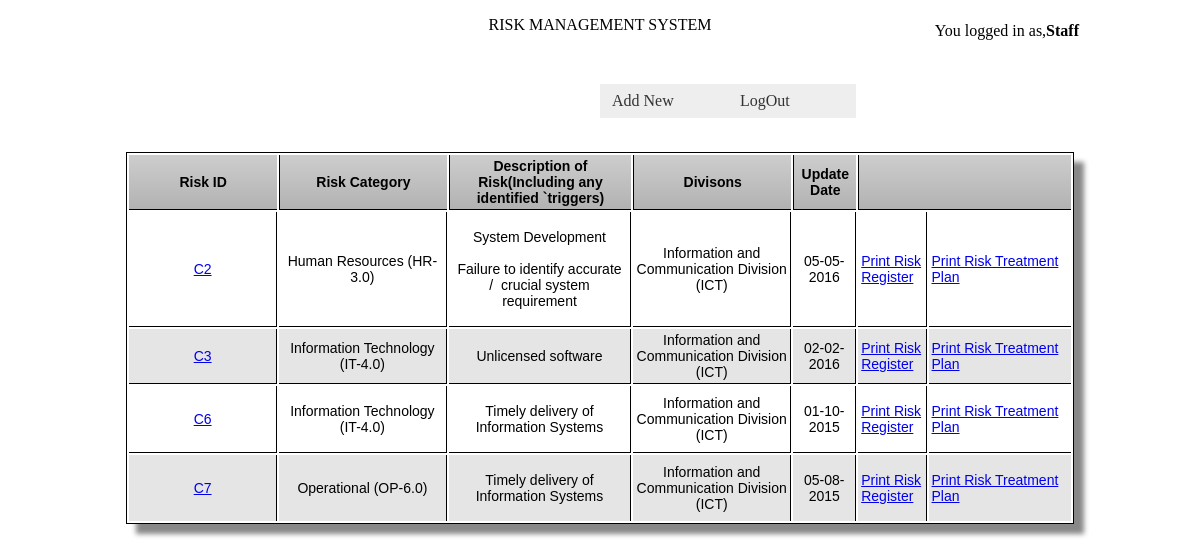
Page /StaffPage.php?accesscheck=/AdminHomePage.php (signed in) on the committed database.
### tables this page shows
CREATE TABLE `risk` (
  `RiskID` varchar(255) NOT NULL,
  `Obejective` varchar(255) NOT NULL,
  `Category` varchar(255) NOT NULL,
  `Description` varchar(255) NOT NULL,
  `Division` varchar(255) NOT NULL,
  `Unit` varchar(255) NOT NULL,
  `Cause` varchar(255) NOT NULL,
  `EffectImpact` varchar(255) NOT NULL,
  `AssestmentLikelihood` varchar(255) NOT NULL,
  `AssestmentImpact` varchar(255) NOT NULL,
  `Level` varchar(255) NOT NULL,
  `ExistionCurrentControls` varchar(255) NOT NULL,
  `TreatRisk` varchar(255) NOT NULL,
  `AssessmentLikelihoodResidualRisk` int(255) NOT NULL,
  `AssessmentOfImpactResidualRisk` int(255) NOT NULL,
  `RiskLevelResidual` int(255) NOT NULL,
  `MitigationStrategy` mediumtext NOT NULL,
  `Priorotisation` varchar(255) NOT NULL,
  `LeadResponsibility` varchar(255) NOT NULL,
  `MitigationActionDueDate` mediumtext NOT NULL,
  `TreatmentPlanStatus` varchar(255) NOT NULL,
  `ActionPlan` varchar(255) NOT NULL,
  `ActionPlanStatus` varchar(255) NOT NULL,
  `OriginalLevel` varchar(255) NOT NULL,
  `OriginalDate` varchar(255) NOT NULL,
  `PreviousLevel` varchar(255) NOT NULL,
  `PreviousDate` date NOT NULL,
  `CurrentLevel` varchar(255) NOT NULL,
  `CurrentDate` date NOT NULL,
  `RecordStatus` varchar(255) NOT NULL,
  `DateRegister` varchar(255) NOT NULL
);

### StaffPage.php (the view, shortened to what this page needs)
<?php require_once('Connections/RiskManagement.php'); ?>
<?php
$logoutAction = $_SERVER['PHP_SELF']."?doLogout=true";
if ((isset($_SERVER['QUERY_STRING'])) && ($_SERVER['QUERY_STRING'] != "")){
  $logoutAction .="&". htmlentities($_SERVER['QUERY_STRING']);
}
?>
<?php
$query_Recordset1 = "SELECT * FROM risk WHERE DIVISION='".$_SESSION['MM_USERDIVISION']."'";
$Recordset1 = mysql_query($query_Recordset1, $RiskManagement) or die(mysql_error());
$row_Recordset1 = mysql_fetch_assoc($Recordset1);
?>
<!DOCTYPE html PUBLIC "-//W3C//DTD XHTML 1.0 Transitional//EN" "http://www.w3.org/TR/xhtml1/DTD/xhtml1-transitional.dtd">
<html xmlns="http://www.w3.org/1999/xhtml">
<head>
<link href="SpryAssets/SpryMenuBarHorizontal.css" rel="stylesheet" type="text/css" />
<link href="TableCSS.css" rel="stylesheet" type="text/css" >
</head>
<body>
 <div align="center">
  <p>RISK MANAGEMENT SYSTEM</p>
  <p>&nbsp;</p>
    <p style="position: absolute; right: 121px; top: 6px;">You logged in as,<strong>Staff</strong></p>
  <ul id="MenuBar1" class="MenuBarHorizontal">
    <li><a href="AddNewRisk.php">Add New</a></li>
    <li><a href="<?php echo $logoutAction ?>">LogOut</a></li>
  </ul>
  <p>&nbsp;</p>
  <p>&nbsp;</p>
  <table width="119%" border="1" class="CSSTableGenerator">
    <tr>
      <td width="130"><div align="center">Risk ID</div></td>
      <td width="148"><div align="center">Risk Category</div></td>
      <td width="161"><div align="center">Description of Risk(Including any identified `triggers)</div></td>
      <td width="139"><div align="center">Divisons</div></td>
      <td width="51"><div align="center">Update Date</div></td>
      <td colspan="2">&nbsp;</td>
    </tr>
      <?php do { ?>
    <tr>
        <td><div align="center"><a href="RiskDetailInfo.php?RiskID=<?php echo $row_Recordset1['RiskID']; ?>"><?php echo $row_Recordset1['RiskID']; ?></a></div></td>
        <td><div align="center"><?php echo $row_Recordset1['Category']; ?></div></td>
        <td><div align="center"><?php echo $row_Recordset1['Description']; ?></div></td>
        <td><div align="center"><?php echo $row_Recordset1['Division']; ?></div></td>
        <td><div align="center"><?php echo date("d-m-Y",strtotime($row_Recordset1['CurrentDate']));  ?></div></td>
      <td width="56"><a href="PrintType1.php?ID=<?php echo $row_Recordset1['RiskID']; ?>">Print Risk Register</a>
       </td>
            <td width="125"><a href="PrintType2.php?ID=<?php echo $row_Recordset1['RiskID']; ?>">Print Risk Treatment Plan</a>
        </td>
      </tr>
    <?php } while ($row_Recordset1 = mysql_fetch_assoc($Recordset1)); ?>
  </table>
</div>
</body>
</html>

### SpryAssets/SpryMenuBarHorizontal.css (style rules this page uses)
ul.MenuBarHorizontal { margin: 0; padding: 0; list-style-type: none; font-size: 100%; cursor: default; width: auto; position: absolute; right:auto; left:600px; }
ul.MenuBarHorizontal li { margin: 0; padding: 0; list-style-type: none; font-size: 100%; position: relative; text-align: left; cursor: pointer; width: 8em; float: left; }
ul.MenuBarHorizontal a { display: block; cursor: pointer; background-color: #EEE; padding: 0.5em 0.75em; color: #333; text-decoration: none; }

### TableCSS.css (style rules this page uses)
.CSSTableGenerator { margin:0px;padding:0px; width:80%; box-shadow: 10px 10px 5px #888888; border:1px solid #000000; -moz-border-radius-bottomleft:0px; -webkit-border-bottom-left-radius:0px; border-bottom-left-radius:0px; -moz-border-radius-bottomright:0px; -webkit-border-bottom-right-radius:0px; border-bottom-right-radius:0px; -moz-border-radius-topright:0px; -webkit-border-top-right-radius:0px; border-top-right-radius:0px; -moz-border-radius-topleft:0px; -webkit-border-top-left-radius:0px; border-top-left-radius:0px; }
.CSSTableGenerator tr:last-child td:last-child { -moz-border-radius-bottomright:0px; -webkit-border-bottom-right-radius:0px; border-bottom-right-radius:0px; }
.CSSTableGenerator tr:last-child td:first-child { -moz-border-radius-bottomleft:0px; -webkit-border-bottom-left-radius:0px; border-bottom-left-radius:0px; }
.CSSTableGenerator tr:nth-child(odd) { background-color:#e5e5e5; }
.CSSTableGenerator tr:nth-child(even) { background-color:#ffffff; }
.CSSTableGenerator td { vertical-align:middle; border:1px solid #000000; border-width:0px 1px 1px 0px; text-align:left; padding:3px; font-size:14px; font-family:Arial; font-weight:normal; color:#000000; }
.CSSTableGenerator tr:last-child td { border-width:0px 1px 0px 0px; }
.CSSTableGenerator tr td:last-child { border-width:0px 0px 1px 0px; }
.CSSTableGenerator tr:last-child td:last-child { border-width:0px 0px 0px 0px; }
.CSSTableGenerator tr:first-child td { background:-o-linear-gradient(bottom, #cccccc 5%, #b2b2b2 100%); background:-webkit-gradient( linear, left top, left bottom, color-stop(0.05, #cccccc), color-stop(1, #b2b2b2) ); background:-moz-linear-gradient( center top, #cccccc 5%, #b2b2b2 100% ); filter:progid:DXImageTransform.Microsoft.gradient(startColorstr="#cccccc", endColorstr="#b2b2b2"); background: -o-linear-gradient(top,#cccccc,b2b2b2); background-color:#cccccc; border:0px solid #000000; text-align:center; border-width:0px 0px 1px 1px; font-size:14px; font-family:Arial; font-weight:bold; color:#000000; }
.CSSTableGenerator tr:first-child td:first-child { border-width:0px 0px 1px 0px; }
.CSSTableGenerator tr:first-child td:last-child { border-width:0px 0px 1px 1px; }

### rows in the picture
risk: RiskID "C2", Category "Human Resources (HR-3.0)", Description "System Development Failure to identify accurate / crucial system requirement", Division "Information and Communication Division (ICT)", CurrentDate "05-05-2016"
risk: RiskID "C3", Category "Information Technology (IT-4.0)", Description "Unlicensed software", Division "Information and Communication Division (ICT)", CurrentDate "02-02-2016"
risk: RiskID "C6", Category "Information Technology (IT-4.0)", Description "Timely delivery of Information Systems", Division "Information and Communication Division (ICT)", CurrentDate "01-10-2015"
risk: RiskID "C7", Category "Operational (OP-6.0)", Description "Timely delivery of Information Systems", Division "Information and Communication Division (ICT)", CurrentDate "05-08-2015"
